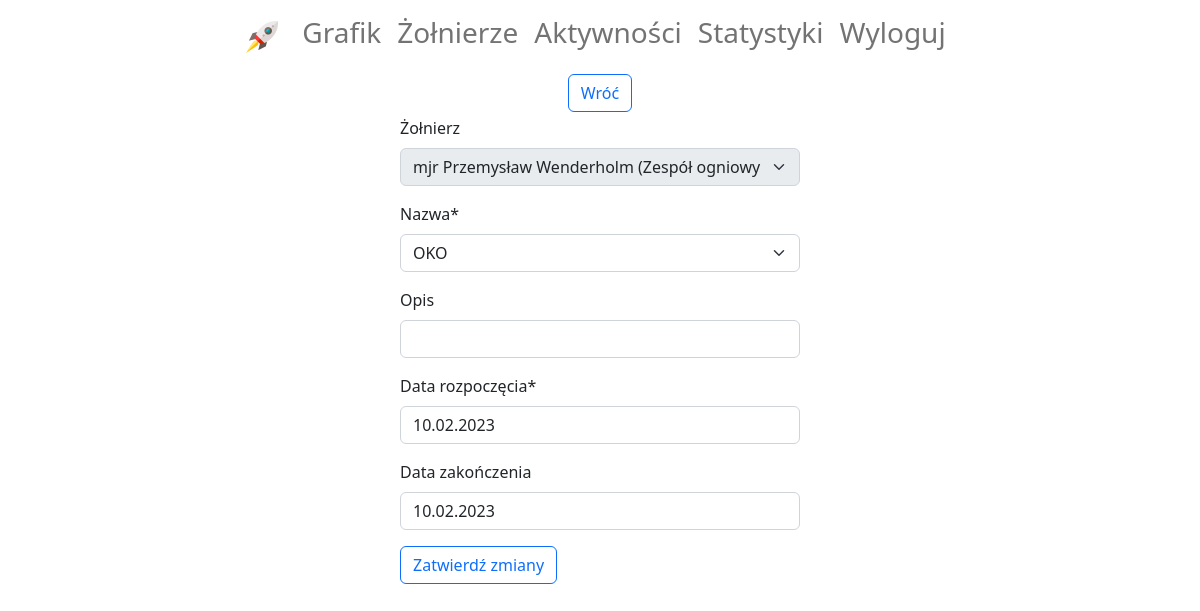
/activity-update-soldier-bound/245/ (signed in), run on an earlier commit of the app's database.
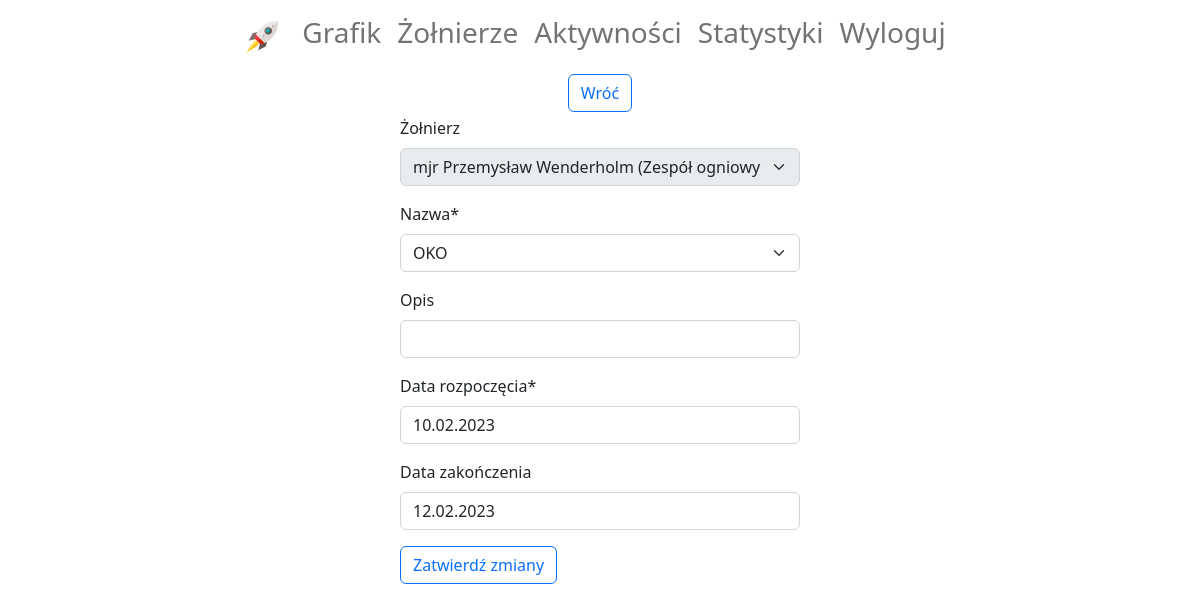
And on a later commit of the database.
### diagram/models.py (models this page shows, shortened)
class Activity(models.Model):
    soldier = models.ForeignKey(Soldier, on_delete=models.SET_NULL, null=True, blank=True, verbose_name='żołnierz')
    name = models.CharField(max_length=30, choices=sorted(ACTIVITY_NAMES, key=lambda x: x[1].lower()), verbose_name='nazwa')
    description = models.CharField(max_length=200, default='', blank=True, verbose_name='opis')
    start_date = models.DateField(verbose_name='data rozpoczęcia')
    end_date = models.DateField(verbose_name='data zakończenia', blank=True)
    subdivision = models.ForeignKey(Subdivision, on_delete=models.SET_NULL, null=True, blank=True,
                                    verbose_name='pododdział')

### diagram/views.py (the view, shortened to what this page needs)
# urls.py: path('activity-update-soldier-bound/<int:pk>/', ActivityUpdateSoldierBound.as_view(),
class ActivityUpdateSoldierBound(LoginRequiredMixin, generic.UpdateView):
    template_name = 'diagram/activity_update.html'
    form_class = ActivityFormSoldierDisabled
    def get_context_data(self, **kwargs):
        context = super(ActivityUpdateSoldierBound, self).get_context_data(**kwargs)
        soldier = get_object_or_404(Soldier, pk=self.get_object().soldier.pk)
        context['soldier_pk'] = soldier.pk
        return context
    def get_queryset(self):
        return Activity.objects.filter(subdivision=self.request.user.subdivision)

### diagram/forms.py
class ActivityFormSoldierDisabled(ModelForm):
    class Meta:
        model = Activity
        exclude = ['subdivision']
    def __init__(self, *args, **kwargs):
        super(ActivityFormSoldierDisabled, self).__init__(*args, **kwargs)
        self.fields['soldier'].disabled = True

### diagram/models.py (called while the page is built)
    def __str__(self):
        return self.name

    def __str__(self):
        return f'{self.rank} {self.first_name} {self.last_name} ({self.subdivision})'

### diagram/templates/diagram/activity_update.html (shortened to what this page needs)
{% extends 'account/base.html' %}
{% load crispy_forms_filters %}
{% block content %}
    <div class="d-flex flex-column align-items-center">
        <a class="mb-1" href="{{ request.META.HTTP_REFERER }}">
            <button class="btn btn-outline-primary">Wróć</button>
        </a>
        <form class="col-md-4" method="post">
            {{ form|crispy }}
            <button class="btn btn-outline-primary" type="submit"
                    onclick="this.disabled=true; this.form.submit();">Zatwierdź zmiany
            </button>
        </form>
    </div>
{% endblock %}

What changed in the data, as far as the page shows it:
changed Activity "mjr Przemysław Wenderholm (Zespół ogniowy 3)": end_date "10.02.2023" → "12.02.2023"
